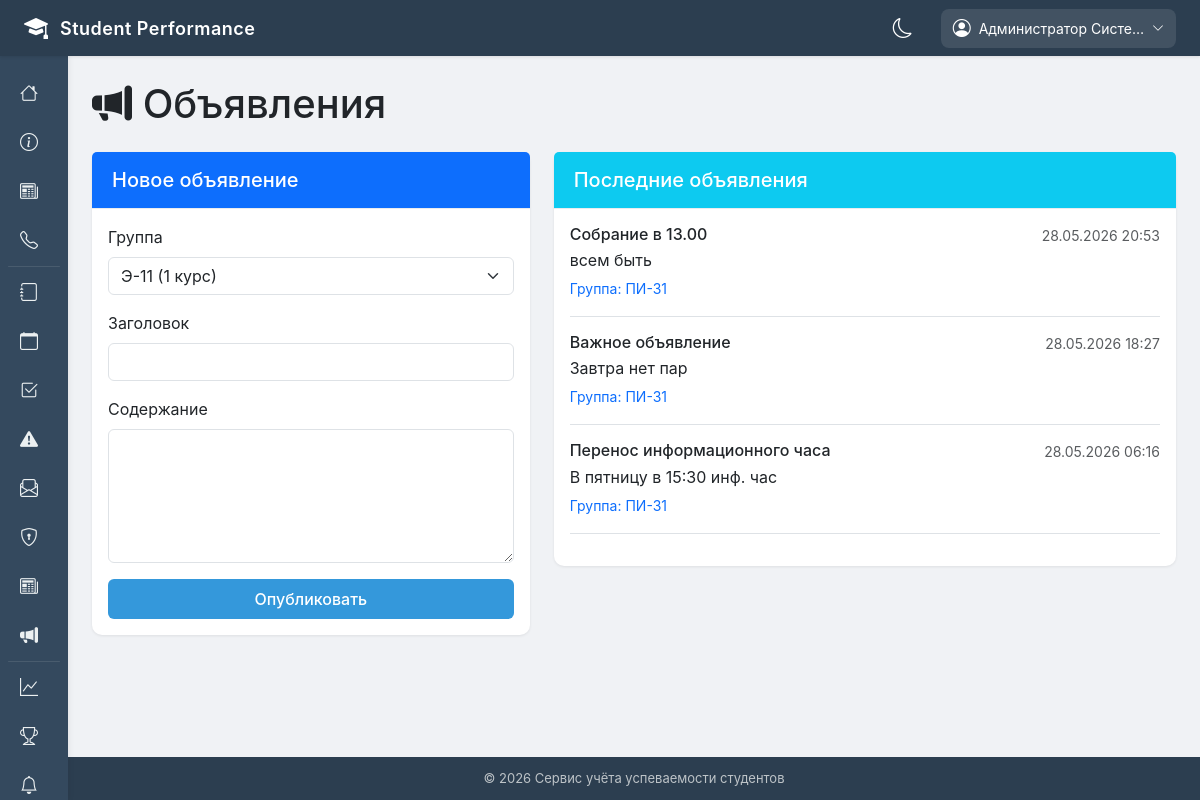
The page /curator/announcements/ (signed in) on the database its author committed.
### apps/accounts/models.py (models this page shows, shortened)
class User(AbstractUser):
    ROLE_CHOICES = [
        ('admin', 'Администратор'),
        ('teacher', 'Преподаватель'),
        ('student', 'Студент'),
        ('headman', 'Староста'),
        ('curator', 'Куратор'),
    ]
    role = models.CharField(max_length=20, choices=ROLE_CHOICES, default='student', verbose_name='Роль')
    phone_number = models.CharField(
        max_length=20,
        blank=True,
        null=True,
        validators=[RegexValidator(r'^\+375 \(\d{2}\) \d{3}-\d{2}-\d{2}$')],
        verbose_name='Номер телефона'
    )
    avatar = models.ImageField(upload_to='avatars/', blank=True, null=True, verbose_name='Аватар')
    date_of_birth = models.DateField(blank=True, null=True, verbose_name='Дата рождения')
    address = models.TextField(blank=True, null=True, verbose_name='Адрес')
    class Meta:
        verbose_name = 'Пользователь'
        verbose_name_plural = 'Пользователи'
        ordering = ['last_name', 'first_name']

class Announcement(models.Model):
    title = models.CharField(max_length=200, verbose_name='Заголовок')
    content = models.TextField(verbose_name='Содержание')
    group = models.ForeignKey('Group', on_delete=models.CASCADE, related_name='announcements', verbose_name='Группа')
    created_by = models.ForeignKey('User', on_delete=models.CASCADE, related_name='created_announcements', verbose_name='Создал')
    created_at = models.DateTimeField(auto_now_add=True, verbose_name='Дата создания')
    is_active = models.BooleanField(default=True, verbose_name='Активно')
    class Meta:
        verbose_name = 'Объявление'
        verbose_name_plural = 'Объявления'
        ordering = ['-created_at']

class Group(models.Model):
    name = models.CharField(max_length=20, unique=True, verbose_name='Название группы')
    course = models.IntegerField(verbose_name='Курс')
    specialty = models.CharField(max_length=200, verbose_name='Специальность')
    curator = models.ForeignKey(User, on_delete=models.SET_NULL, null=True, blank=True, related_name='curated_groups', limit_choices_to={'role': 'curator'}, verbose_name='Куратор')
    headman = models.OneToOneField(StudentProfile, on_delete=models.SET_NULL, null=True, blank=True, related_name='headed_group', verbose_name='Староста')
    created_at = models.DateTimeField(auto_now_add=True, verbose_name='Дата создания')
    class Meta:
        verbose_name = 'Группа'
        verbose_name_plural = 'Группы'
        ordering = ['course', 'name']

### apps/accounts/views.py (the view, shortened to what this page needs)
# urls.py: path('curator/announcements/', views.curator_announcements, name='curator_announcements'),
@login_required
def curator_announcements(request):
    if request.user.role != 'curator' and not request.user.is_superuser:
        messages.error(request, 'Доступ запрещён')
        return redirect('home')
    if request.user.is_superuser:
        groups = Group.objects.all()
    else:
        groups = Group.objects.filter(curator=request.user)
    announcements = Announcement.objects.filter(group__in=groups).order_by('-created_at')
    context = {
        'groups': groups,
        'announcements': announcements,
    }
    return render(request, 'accounts/curator_announcements.html', context)

### templates/accounts/curator_announcements.html (shortened to what this page needs)
{% extends 'base.html' %}
{% block content %}
<div class="row">
    <div class="col-12">
        <h1 class="mb-4"><i class="bi bi-megaphone-fill"></i> Объявления</h1>
    </div>
</div>
<div class="row">
    <div class="col-md-5">
        <div class="card mb-4">
            <div class="card-header bg-primary text-white">
                <h5 class="mb-0">Новое объявление</h5>
            </div>
            <div class="card-body">
                <form method="post">
                    <div class="mb-3">
                        <label class="form-label">Группа</label>
                        <select name="group_id" class="form-select" required>
                            {% for group in groups %}
                                <option value="{{ group.id }}">{{ group.name }} ({{ group.course }} курс)</option>
                            {% endfor %}
                        </select>
                    </div>
                    <div class="mb-3">
                        <label class="form-label">Заголовок</label>
                        <input type="text" name="title" class="form-control" required>
                    </div>
                    <div class="mb-3">
                        <label class="form-label">Содержание</label>
                        <textarea name="content" class="form-control" rows="5" required></textarea>
                    </div>
                    <button type="submit" class="btn btn-primary w-100">Опубликовать</button>
                </form>
            </div>
        </div>
    </div>
    <div class="col-md-7">
        <div class="card">
            <div class="card-header bg-info text-white">
                <h5 class="mb-0">Последние объявления</h5>
            </div>
            <div class="card-body">
                {% if announcements %}
                    {% for announcement in announcements %}
                        <div class="border-bottom mb-3 pb-3">
                            <div class="d-flex justify-content-between">
                                <h6 class="mb-1">{{ announcement.title }}</h6>
                                <small class="text-muted">{{ announcement.created_at|date:"d.m.Y H:i" }}</small>
                            </div>
                            <p class="mb-1">{{ announcement.content|truncatechars:150 }}</p>
                            <small class="text-primary">Группа: {{ announcement.group.name }}</small>
                        </div>
                    {% endfor %}
                {% else %}
                    <p class="text-muted text-center py-5">Нет объявлений</p>
                {% endif %}
            </div>
        </div>
    </div>
</div>
{% endblock %}

### templates/base.html (shortened to what this page needs)
<!DOCTYPE html>
<html lang="ru">
<head>
    <link href="https://cdn.jsdelivr.net/npm/bootstrap@5.3.0/dist/css/bootstrap.min.css" rel="stylesheet">
    <link rel="stylesheet" href="https://cdn.jsdelivr.net/npm/bootstrap-icons@1.11.0/font/bootstrap-icons.css">
</head>
<body>
    <div class="top-header">
        <div class="logo-area">
            <a href="{% url 'home' %}" style="text-decoration: none; color: white; display: flex; align-items: center; gap: 12px;">
                <i class="bi bi-mortarboard-fill"></i>
                <span>Student Performance</span>
            </a>
        </div>
        <div class="header-right">
            <div class="theme-toggle-header" onclick="toggleDarkMode()">
                <i id="themeIcon" class="bi bi-moon"></i>
            </div>
            {% if user.is_authenticated %}
                <div class="user-menu">
                    <div class="user-btn">
                        <i class="bi bi-person-circle"></i>
                        <span>{{ user.get_full_name|default:user.username|truncatechars:20 }}</span>
                        <i class="bi bi-chevron-down" style="font-size: 12px;"></i>
                    </div>
                </div>
            {% endif %}
        </div>
    </div>
    <div class="sidebar">
        <ul class="nav-links">
            <li>
                <a href="{% url 'home' %}">
                    <i class="bi bi-house"></i>
                </a>
            </li>
            <li>
                <a href="{% url 'about' %}">
                    <i class="bi bi-info-circle"></i>
                </a>
            </li>
            <li>
                <a href="{% url 'news_list' %}">
                    <i class="bi bi-newspaper"></i>
                </a>
            </li>
            <li>
                <a href="{% url 'contacts' %}">
                    <i class="bi bi-telephone"></i>
                </a>
            </li>
            {% if user.is_authenticated %}
                <li class="sidebar-divider"></li>
                {% if user.role == 'student' or user.role == 'headman' %}
                    <li>
                        <a href="{% url 'gradebook_view' %}">
                            <i class="bi bi-journal"></i>
                            <span>Зачётка</span>
                        </a>
                    </li>
                    <li>
                        <a href="{% url 'student_statistics' %}">
                            <i class="bi bi-graph-up"></i>
                            <span>Статистика</span>
                        </a>
                    </li>
                    <li>
                        <a href="{% url 'schedule_view' %}">
                            <i class="bi bi-calendar"></i>
                            <span>Расписание</span>
                        </a>
                    </li>
                    <li>
                        <a href="{% url 'student_attendance' %}">
                            <i class="bi bi-calendar-check"></i>
                            <span>Посещаемость</span>
                        </a>
                    </li>
                    <li>
                        <a href="{% url 'assignments_list' %}">
                            <i class="bi bi-journal-bookmark-fill"></i>
                            <span>Задания</span>
                        </a>
                    </li>
                    <li>
                        <a href="{% url 'requests_list' %}">
                            <i class="bi bi-envelope"></i>
                            <span>Заявки</span>
                        </a>
                    </li>
                    <li>
                        <a href="{% url 'group_list' %}">
                            <i class="bi bi-people-fill"></i>
                            <span>Моя группа</span>
                        </a>
                    </li>
                    <li>
                        <a href="{% url 'penalties_list' %}">
                            <i class="bi bi-exclamation-triangle-fill"></i>
                            <span>Взыскания</span>
                        </a>
                    </li>
                    <li>
                        <a href="{% url 'student_announcements' %}">
                            <i class="bi bi-megaphone-fill"></i>
                            <span>Объявления</span>
                        </a>
                    </li>
                {% elif user.is_superuser %}
                    <li>
                        <a href="{% url 'admin_all_grades' %}">
                            <i class="bi bi-journal"></i>
                        </a>
                    </li>
                    <li>
                        <a href="{% url 'admin_all_schedule' %}">
                            <i class="bi bi-calendar"></i>
                        </a>
                    </li>
                    <li>
                        <a href="{% url 'admin_attendance' %}">
                            <i class="bi bi-check2-square"></i>
                        </a>
                    </li>
                    <li>
                        <a href="{% url 'admin_penalties' %}">
                            <i class="bi bi-exclamation-triangle-fill"></i>
                        </a>
                    </li>
                    <li>
                        <a href="{% url 'admin_requests' %}">
                            <i class="bi bi-envelope-paper"></i>
                        </a>
                    </li>
                    <li>
                        <a href="/admin/">
                            <i class="bi bi-shield-lock"></i>
                        </a>
                    </li>
                    <li>
                        <a href="{% url 'admin_news' %}">
                            <i class="bi bi-newspaper"></i>
                        </a>
                    </li>
                    <li>
                        <a href="{% url 'admin_announcements' %}">
                            <i class="bi bi-megaphone-fill"></i>
                        </a>
                    </li>
                {% endif %}
                <li class="sidebar-divider"></li>
                {% if user.role == 'student' or user.role == 'headman' or user.is_superuser or user.role == 'teacher'%}
                    <li>
                    <a href="{% url 'analytics_dashboard' %}">
                        <i class="bi bi-graph-up"></i>
                    </a>
                    </li>
                {% endif %}
                <li>
                    <a href="{% url 'rating_list' %}">
                        <i class="bi bi-trophy"></i>
                    </a>
                </li>
                <li>
                    <a href="{% url 'notifications_list' %}">
                        <i class="bi bi-bell"></i>
                    </a>
                </li>
            {% endif %}
        </ul>
    </div>
    <div class="main-content">
        <div class="content-wrapper">
            {% block content %}{% endblock %}
        </div>
        <footer>
            <div class="container">
                <p class="mb-0">&copy; 2026 Сервис учёта успеваемости студентов</p>
            </div>
        </footer>
    </div>
</body>
</html>

### rows shown on the page
User: get_full_name "Администратор Систе…"
Announcement: title "Собрание в 13.00", created_at "28.05.2026 20:53", content "всем быть", group.name "ПИ-31"
Announcement: title "Важное объявление", created_at "28.05.2026 18:27", content "Завтра нет пар", group.name "ПИ-31"
Announcement: title "Перенос информационного часа", created_at "28.05.2026 06:16", content "В пятницу в 15:30 инф. час", group.name "ПИ-31"

### other values the page prints
form field group_id "Э-11 (1 курс)"
